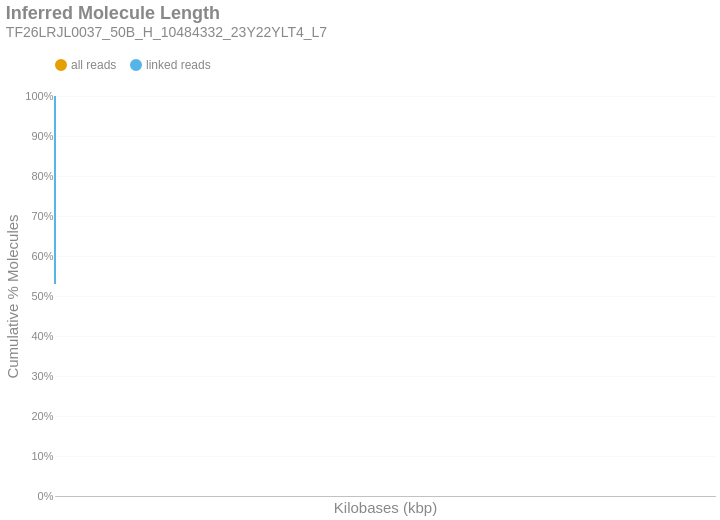

Notebook cell for this chart:
### Markdown cell above
### Inferred Molecule Length
This is the cumulative frequency distribution of molecule lengths inferred from the first and last alignment positions along a contig for all alignments associated with a single linked-read barcode on a given contig.There are two distributions: one with `all` the alignments (yellow) and another with only `linked reads` (blue). The percent of molecules in the `linked reads` distribution is relative to the total number of linked molecules.

### Code cell
if SKIPLR:
    print_html(f"Skipped")
else:
    binned_df = consolidated_hist(valids['length_inferred']/1000, mask, 10, True)
    binned_df = binned_df.with_columns(
        pl.when(pl.col('bin').cast(pl.Utf8) == '0').then(pl.lit('1')).otherwise(pl.col('bin').cast(pl.Utf8)).alias('bin')
    )
    with SafeRender(binned_df):
        (
            density_plot(binned_df, 'Inferred Molecule Length', samplename, 'inferredlen')
            .transform_calculate(bin_kb='datum.bin / 1000')
            .encode(
                x=alt.X('bin_kb:Q', title="Kilobases (kbp)").scale(type='log', padding=0).axis(labelAngle=-40),
                y=alt.Y('value:Q', title='Cumulative % Molecules')
                    .axis(format='%')
                    .stack(False)
                    .scale(domainMin=0, domainMax=1,padding=0),
                color=alt.Color("key:N").scale(domain = ["all reads", "linked reads"]),
                tooltip = [
                    alt.Tooltip("key:N", title = "Data Type"),
                    alt.Tooltip("range_label:N", title="Kilobases"),
                    alt.Tooltip("value:Q", format = ".2%", title="% Molecules (Cum.)")
                ]
            )
        ).display()

### Figure 1 — Vega-Lite specification as saved in the notebook (floating-point values rounded to 4 significant figures)
{"width": "container", "height": 400, "config": {"title": {"anchor": "start", "dy": -15, "fontSize": 18, "color": "#888888", "subtitleColor": "#888888", "subtitleFontSize": 14}, "arc": {"fill": "#0072B2"}, "axis": {"domainColor": "#888888", "domainWidth": 0.5, "gridWidth": 0.2, "grid": false, "titleFontWeight": 400, "titleFontSize": 15, "labelFontSize": 11, "labelColor": "#888888", "tickColor": "#888888", "tickWidth": 0.2, "titleColor": "#888888"}, "axisBand": {"grid": false}, "axisX": {"grid": true, "tickSize": 10, "domainCap": "round"}, "axisY": {"domain": false, "grid": true, "tickSize": 0, "domainCap": "round"}, "background": "transparent", "header": {"labelFontSize": 15, "labelColor": "#888888", "titleFontSize": 15, "titleFontWeight": 600, "titleColor": "#888888"}, "legend": {"labelFont": "sans-serif", "labelFontSize": 12, "labelColor": "#888888", "symbolSize": 100, "symbolType": "circle", "titleFontSize": 12, "titlePadding": 10, "titleColor": "#888888", "title": null, "orient": "top"}, "range": {"category": ["#E69F00", "#56B4E9", "#009E73", "#F0E442", "#0072B2", "#D55E00", "#CC79A7", "#000000"], "diverging": ["#cfe8f3", "#a2d4ec", "#73bfe2", "#46abdb", "#1696d2", "#12719e"]}, "area": {"fill": "#0072B2", "fillOpacity": 0.7, "line": true, "strokeOpacity": 0.7}, "line": {"color": "#0072B2", "stroke": "#0072B2", "strokeWidth": 2}, "trail": {"color": "#0072B2", "stroke": "#0072B2", "strokeWidth": 0, "size": 1}, "point": {"filled": true, "fillOpacity": 1.0, "size": 95}, "text": {"color": "#888888", "fontSize": 11, "align": "right", "fontWeight": 400, "size": 11}, "bar": {"fill": "#0072B2", "stroke": null}, "view": {"stroke": null, "continuousWidth": 660, "continuousHeight": 400}}, "data": {"name": "data-f2c53c44211e866bac9039e3e7ad0d38"}, "mark": {"type": "line", "interpolate": "monotone", "point": {"opacity": 0, "size": 275}}, "encoding": {"color": {"field": "key", "scale": {"domain": ["all reads", "linked reads"]}, "type": "nominal"}, "tooltip": [{"field": "key", "title": "Data Type", "type": "nominal"}, {"field": "range_label", "title": "Kilobases", "type": "nominal"}, {"field": "value", "format": ".2%", "title": "% Molecules (Cum.)", "type": "quantitative"}], "x": {"axis": {"labelAngle": -40}, "field": "bin_kb", "scale": {"type": "log", "padding": 0}, "title": "Kilobases (kbp)", "type": "quantitative"}, "y": {"axis": {"format": "%"}, "field": "value", "scale": {"domainMin": 0, "domainMax": 1, "padding": 0}, "stack": false, "title": "Cumulative % Molecules", "type": "quantitative"}}, "params": [{"name": "param_c36ac31b6afebe62", "select": {"type": "point", "fields": ["key"]}, "bind": "legend"}], "title": {"text": "Inferred Molecule Length", "subtitle": "TF26LRJL0037_50B_H_10484332_23Y22YLT4_L7"}, "transform": [{"fold": ["all reads (cumsum)", "linked reads (cumsum)"]}, {"calculate": "replace(datum.key, ' (cumsum)', '')", "as": "key"}, {"filter": {"param": "param_c36ac31b6afebe62"}}, {"calculate": "datum.bin / 1000", "as": "bin_kb"}], "usermeta": {"embedOptions": {"downloadFileName": "TF26LRJL0037_50B_H_10484332_23Y22YLT4_L7.inferredlen"}}, "$schema": "https://vega.github.io/schema/vega-lite/v6.4.1.json", "datasets": {"data-f2c53c44211e866bac9039e3e7ad0d38": [{"bin": "0.0", "interval": "0.0-10.0", "all reads": 0.8146, "linked reads": 0.5299, "all reads (cumsum)": 0.8146, "linked reads (cumsum)": 0.5299, "range_label": "0-9"}, {"bin": "10.0", "interval": "10.0-20.0", "all reads": 0.0925, "linked reads": 0.2335, "all reads (cumsum)": 0.9071, "linked reads (cumsum)": 0.7634, "range_label": "10-19"}, {"bin": "20.0", "interval": "20.0-30.0", "all reads": 0.04848, "linked reads": 0.1233, "all reads (cumsum)": 0.9556, "linked reads (cumsum)": 0.8867, "range_label": "20-29"}, {"bin": "30.0", "interval": "30.0-40.0", "all reads": 0.02452, "linked reads": 0.06249, "all reads (cumsum)": 0.9801, "linked reads (cumsum)": 0.9492, "range_label": "30-39"}, {"bin": "40.0", "interval": "40.0-50.0", "all reads": 0.01195, "linked reads": 0.0304, "all reads (cumsum)": 0.9921, "linked reads (cumsum)": 0.9796, "range_label": "40-49"}, {"bin": "50.0", "interval": "50.0-60.0", "all reads": 0.004773, "linked reads": 0.0123, "all reads (cumsum)": 0.9969, "linked reads (cumsum)": 0.9919, "range_label": "50-59"}, {"bin": "60.0", "interval": "60.0-70.0", "all reads": 0.00188, "linked reads": 0.004853, "all reads (cumsum)": 0.9987, "linked reads (cumsum)": 0.9967, "range_label": "60-69"}, {"bin": "70.0", "interval": "70.0-80.0", "all reads": 0.0007693, "linked reads": 0.001987, "all reads (cumsum)": 0.9995, "linked reads (cumsum)": 0.9987, "range_label": "70-79"}, {"bin": "80.0", "interval": "80.0-90.0", "all reads": 0.000311, "linked reads": 0.0008037, "all reads (cumsum)": 0.9998, "linked reads (cumsum)": 0.9995, "range_label": "80-89"}, {"bin": "90.0", "interval": "90.0-100.0", "all reads": 0.0001141, "linked reads": 0.0002949, "all reads (cumsum)": 0.9999, "linked reads (cumsum)": 0.9998, "range_label": "90-99"}, {"bin": "100.0", "interval": "100.0-110.0", "all reads": 4.316e-05, "linked reads": 0.0001116, "all reads (cumsum)": 1.0, "linked reads (cumsum)": 0.9999, "range_label": "100-109"}, {"bin": "110.0", "interval": "110.0-120.0", "all reads": 1.793e-05, "linked reads": 4.635e-05, "all reads (cumsum)": 1.0, "linked reads (cumsum)": 1.0, "range_label": "110-119"}, {"bin": "120.0", "interval": "120.0-130.0", "all reads": 6.681e-06, "linked reads": 1.727e-05, "all reads (cumsum)": 1.0, "linked reads (cumsum)": 1.0, "range_label": "120-129"}, {"bin": "130.0", "interval": "130.0-140.0", "all reads": 2.725e-06, "linked reads": 7.044e-06, "all reads (cumsum)": 1.0, "linked reads (cumsum)": 1.0, "range_label": "130-139"}, {"bin": "140.0", "interval": "140.0-150.0", "all reads": 1.231e-06, "linked reads": 3.181e-06, "all reads (cumsum)": 1.0, "linked reads (cumsum)": 1.0, "range_label": "140-149"}, {"bin": "150.0", "interval": "150.0-160.0", "all reads": 3.516e-07, "linked reads": 9.089e-07, "all reads (cumsum)": 1.0, "linked reads (cumsum)": 1.0, "range_label": "150-159"}, {"bin": "160.0", "interval": "160.0-170.0", "all reads": 2.637e-07, "linked reads": 6.817e-07, "all reads (cumsum)": 1.0, "linked reads (cumsum)": 1.0, "range_label": "160-169"}, {"bin": "170.0", "interval": "170.0-180.0", "all reads": 8.791e-08, "linked reads": 2.272e-07, "all reads (cumsum)": 1.0, "linked reads (cumsum)": 1.0, "range_label": "170-179"}, {"bin": "180.0", "interval": "180.0-190.0", "all reads": 8.791e-08, "linked reads": 2.272e-07, "all reads (cumsum)": 1.0, "linked reads (cumsum)": 1.0, "range_label": "180-189"}]}}
